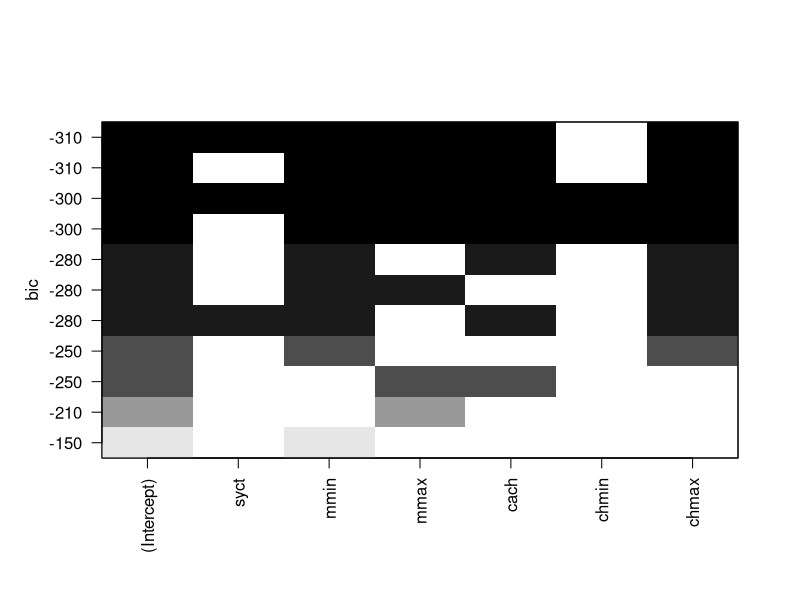
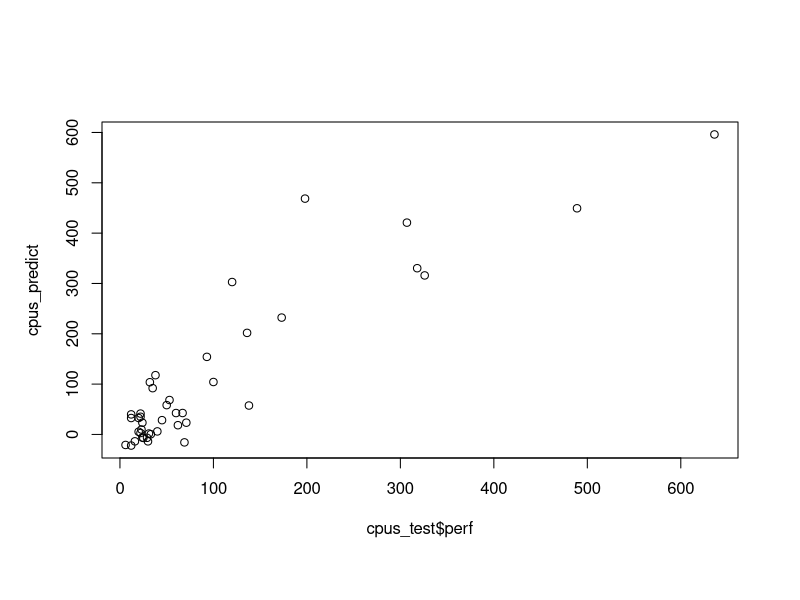

These figures' R source, in order:
# Load libraries
library(ggplot2)
library(dplyr)
library(tidyr)

# Set working directory
setwd("D:/R-4.0.2/ESE5023_Assignments/PS3")

#6.1
library(MASS)
library(leaps)
data(cpus)
str(cpus)
sample_index <- sample(nrow(cpus),nrow(cpus)*0.8)
cpus_train <- cpus[sample_index,]
cpus_test  <- cpus[-sample_index,]
subset_result <- regsubsets(perf~ syct+mmin+mmax+cach+chmin+chmax, data=cpus_train,
                            nbest=2, nvmax = 6)
plot(subset_result, scale="bic")

#6.2
model_cpus <- lm( perf ~ syct+mmin+mmax+cach+chmin+chmax, data=cpus_train )
cpus_predict <- predict(model_cpus,cpus_test)
plot(cpus_test$perf, cpus_predict)

#Relative mean bias
mean_bias<-(mean(cpus_predict) - mean(cpus_test$perf))/
  mean(cpus_test$perf)*100
print(paste("the mean bias between predicted perf value and provided perf values is",mean_bias,"%"))

# MingYANG noticed:
# "the mean bias" is more likely to be the following:
# unsing mean(test$perf - predict(model_1,test))
# the end
